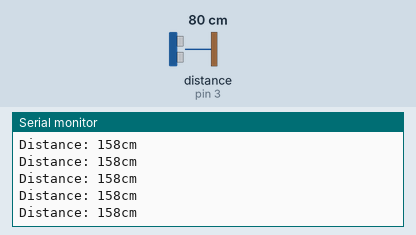
Recording of a sketch running on a simulated Arduino Uno, built with avr-gcc and run on an emulated ATmega328P. Parts: the last lines printed to the serial monitor. Wiring (inferred from the names in the program): ultrasonic range finder: trigger pin 2; echo pin 3. The test bench sets the inputs (shaded band); at power-on: distance to the obstacle (sensor on pin 3) 80 cm. The echo pulse lasts 58.3 µs per cm.

Above: at 1.2 s.
1.3 s: distance to the obstacle (sensor on pin 3) set to 35 cm
At 1.35 s:
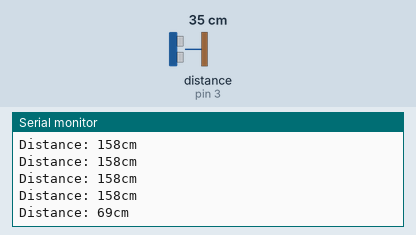
4.3 s: distance to the obstacle (sensor on pin 3) set to 2 cm
At 4.3 s:
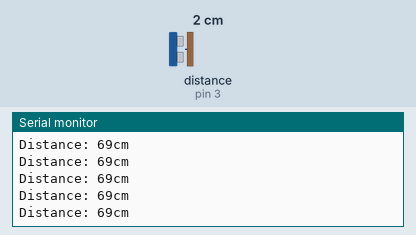
7.3 s: distance to the obstacle (sensor on pin 3) set to 4 cm
At 7.3 s:
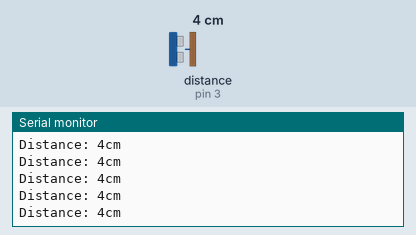
10.3 s: distance to the obstacle (sensor on pin 3) set to 18 cm
At 10.31 s:
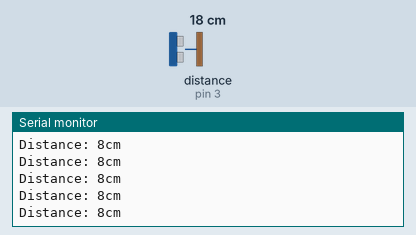
13.3 s: distance to the obstacle (sensor on pin 3) set to 250 cm
At 13.36 s:
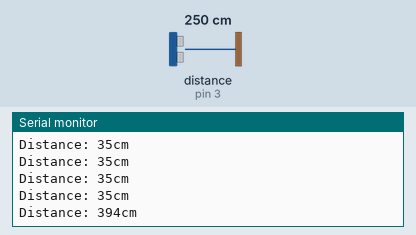
Timing chart, 0 to 16.3 s (numbered marks = the images above; inputs shaded):
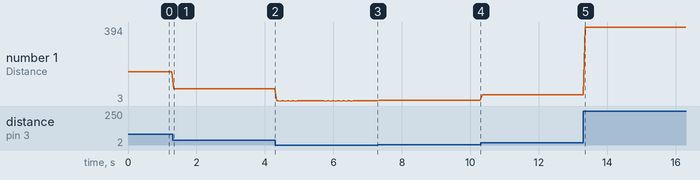

The sketch:

TwoUltrasonics.ino
```cpp
/*
	Distance between Two HC-SR04s

	Prints the distance between the two connected HC-SR04s
	(one for receiving and one for transmitting) to Serial.

	The circuit:
	* RX HC-SR04 trig pin to digital pin 2
	* RX HC-SR04 echo pin to digital pin 3
	* TX HC-SR04 trig pin to digital pin 4

	Created Summer 2017
	By Kaiz Akhtar

*/

// Pin numbers
const int rxTrigPin = 2;
const int rxEchoPin = 3;
const int txTrigPin = 4;

// Math helper variables
long duration;
int distance;
long txTime;
long rxTime;


void setup() {
  pinMode(txTrigPin, OUTPUT);
  pinMode(rxTrigPin, OUTPUT);
  pinMode(rxEchoPin, INPUT);
  Serial.begin(9600); // Starts the serial communication
}

void loop() {
  // Clears the trigPins
  digitalWrite(txTrigPin, LOW);
  digitalWrite(rxTrigPin, LOW);
  delayMicroseconds(2);
  // Sets the trigPin on HIGH state for 10 micro seconds
  digitalWrite(txTrigPin, HIGH);
  // We have to pulse the trig pin on the RX HC-SR04 because
  // it won't accept echoes until it's been triggered.
  digitalWrite(rxTrigPin, HIGH);
  delayMicroseconds(10);
  digitalWrite(txTrigPin, LOW);
  digitalWrite(rxTrigPin, LOW);
  // Reads the echoPin, returns the sound wave travel time in microseconds
  // pulseIn is the normal way to do this, but it won't work when the RX and TX ultrasonics/Arduinos are separate.
  // We break down pulseIn into steps that will translate more easily to two separate Arduinos.
  // duration = pulseIn(rxEchoPin, HIGH);

  while(digitalRead(rxEchoPin) == LOW) { };
  txTime = micros();
  while(digitalRead(rxEchoPin) == HIGH && micros() - txTime < 11600) { };
  rxTime = micros();
  duration = rxTime - txTime;

  // Calculating the distance
  distance = duration*0.034;

  // Prints the distance on the Serial Monitor
  Serial.print("Distance: ");
  Serial.print(distance);
  Serial.println("cm");
  delay(50);

}
```

Measured:
- after the input at 1.3 s, the serial monitor: prints a new line at once (image 1)
- after the input at 13.3 s, the serial monitor: prints a new line after 0.06 s (image 5)
- plotted number 1: 158 → 69 after the input at 1.3 s, 69 → 4 after the input at 4.3 s, 4 → 8 after the input at 7.3 s, 8 → 35 after the input at 10.3 s, 35 → 394 after the input at 13.3 s
